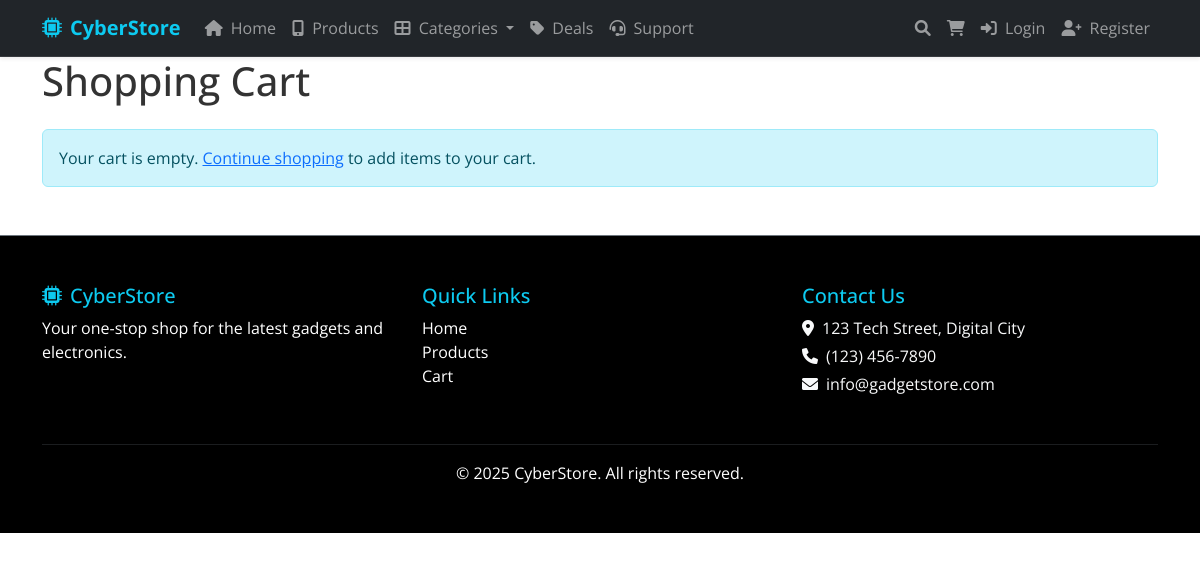
Before: /cart/ with the older database file.
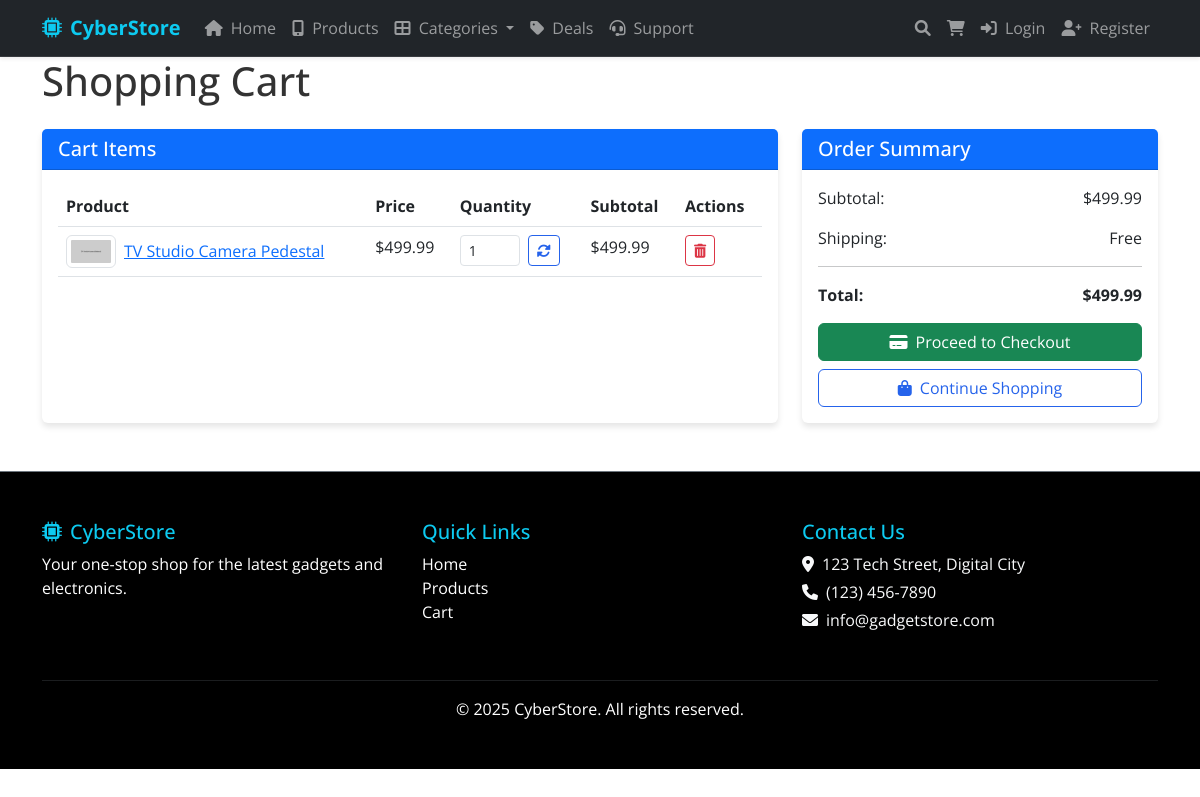
After: the same page with the newer database file.
### cart/models.py (models this page shows, shortened)
class CartItem(models.Model):
    cart = models.ForeignKey(Cart, related_name='items', on_delete=models.CASCADE)
    product = models.ForeignKey(Product, on_delete=models.CASCADE)
    quantity = models.PositiveIntegerField(default=1)
    def get_cost(self):
        return self.product.price * self.quantity

### products/models.py (models this page shows, shortened)
class Product(models.Model):
    category = models.ForeignKey(Category, on_delete=models.CASCADE)
    name = models.CharField(max_length=200)
    slug = models.SlugField(max_length=200, unique=True)
    image = models.ImageField(upload_to='products/')
    description = models.TextField()
    brand = models.CharField(max_length=100, blank=True)
    price = models.DecimalField(max_digits=10, decimal_places=2)
    discount_percentage = models.FloatField(default=0.0)
    rating = models.FloatField(default=0.0)
    rating_count = models.PositiveIntegerField(default=0)
    availability_status = models.CharField(max_length=100, blank=True)
    stock = models.PositiveIntegerField(default=1)
    tags = models.CharField(max_length=300, blank=True)
    warranty_information = models.TextField(blank=True)
    shipping_information = models.TextField(blank=True)
    return_policy = models.TextField(blank=True)
    sku = models.CharField(max_length=100, blank=True)
    weight = models.FloatField(default=0.0)
    dimensions = models.CharField(max_length=100, blank=True)
    thumbnail_url = models.URLField(blank=True)
    is_featured = models.BooleanField(default=False)
    created = models.DateTimeField(auto_now_add=True)
    updated = models.DateTimeField(auto_now=True)
    class Meta:
        ordering = ['-created']

### cart/views.py (the view)
# urls.py: path('', views.cart_detail, name='cart_detail'),
def cart_detail(request):
    cart = _get_cart(request)
    cart_items = cart.items.all()
    total = cart.get_total_price()
    return render(request, 'cart/cart_detail.html', {
        'cart_items': cart_items,
        'total': total
    })

### cart/context_processors.py (called while the page is built)
def cart_count(request):
    cart = request.session.get('cart', {})
    return {
        'cart_count': sum(item['quantity'] for item in cart.values())
    }

### cart/models.py (called while the page is built)
    def get_total_price(self):
        return sum(item.get_cost() for item in self.items.all())

### cart/views.py (called while the page is built)
def _get_cart(request):
    if request.user.is_authenticated:
        cart, created = Cart.objects.get_or_create(user=request.user)
    else:
        session_id = request.session.session_key
        if not session_id:
            request.session.create()
            session_id = request.session.session_key
        cart, created = Cart.objects.get_or_create(session_id=session_id)
    return cart

### products/context_processor.py (called while the page is built)
def categories_processor(request):
    return {
        'categories': Category.objects.all()
    }

### templates/cart/cart_detail.html (shortened to what this page needs)
{% extends 'base.html' %}
{% block content %}
<div class="container">
    <h1 class="mb-4">Shopping Cart</h1>
    {% if cart_items %}
        <div class="row">
            <div class="col-md-8">
                <div class="card">
                    <div class="card-header bg-primary text-white">
                        <h5 class="mb-0">Cart Items</h5>
                    </div>
                    <div class="card-body">
                        <div class="table-responsive">
                            <table class="table table-hover">
                                <thead>
                                    <tr>
                                        <th>Product</th>
                                        <th>Price</th>
                                        <th>Quantity</th>
                                        <th>Subtotal</th>
                                        <th>Actions</th>
                                    </tr>
                                </thead>
                                <tbody>
                                    {% for item in cart_items %}
                                        <tr>
                                            <td>
                                                <div class="d-flex align-items-center">
                                                    <img src="{{ item.product.image.url }}" alt="{{ item.product.name }}" class="img-thumbnail me-2" style="width: 50px;">
                                                    <a href="{% url 'product_detail' item.product.slug %}">{{ item.product.name }}</a>
                                                </div>
                                            </td>
                                            <td>${{ item.product.price }}</td>
                                            <td>
                                                <form action="{% url 'update_cart' item.id %}" method="post" class="d-flex align-items-center">
                                                    <input type="number" name="quantity" value="{{ item.quantity }}" min="1" max="{{ item.product.stock }}" class="form-control form-control-sm" style="width: 60px;">
                                                    <button type="submit" class="btn btn-sm btn-outline-primary ms-2">
                                                        <i class="fas fa-sync-alt"></i>
                                                    </button>
                                                </form>
                                            </td>
                                            <td>${{ item.get_cost }}</td>
                                            <td>
                                                <a href="{% url 'remove_from_cart' item.id %}" class="btn btn-sm btn-outline-danger">
                                                    <i class="fas fa-trash-alt"></i>
                                                </a>
                                            </td>
                                        </tr>
                                    {% endfor %}
                                </tbody>
                            </table>
                        </div>
                    </div>
                </div>
            </div>
            <div class="col-md-4">
                <div class="card">
                    <div class="card-header bg-primary text-white">
                        <h5 class="mb-0">Order Summary</h5>
                    </div>
                    <div class="card-body">
                        <div class="d-flex justify-content-between mb-3">
                            <span>Subtotal:</span>
                            <span>${{ total }}</span>
                        </div>
                        <div class="d-flex justify-content-between mb-3">
                            <span>Shipping:</span>
                            <span>Free</span>
                        </div>
                        <hr>
                        <div class="d-flex justify-content-between mb-3 fw-bold">
                            <span>Total:</span>
                            <span>${{ total }}</span>
                        </div>
                        <a href="{% url 'checkout' %}" class="btn btn-success w-100">
                            <i class="fas fa-credit-card me-2"></i>Proceed to Checkout
                        </a>
                        <a href="{% url 'product_list' %}" class="btn btn-outline-primary w-100 mt-2">
                            <i class="fas fa-shopping-bag me-2"></i>Continue Shopping
                        </a>
                    </div>
                </div>
            </div>
        </div>
    {% else %}
        <div class="alert alert-info">
            Your cart is empty. <a href="{% url 'product_list' %}">Continue shopping</a> to add items to your cart.
        </div>
    {% endif %}
</div>
{% endblock %}

### templates/base.html (shortened to what this page needs)
<!DOCTYPE html>
<html lang="en">
<head>
    <link href="https://cdn.jsdelivr.net/npm/bootstrap@5.3.0/dist/css/bootstrap.min.css" rel="stylesheet">
    <link rel="stylesheet" href="https://cdnjs.cloudflare.com/ajax/libs/font-awesome/6.0.0/css/all.min.css">
    <link rel="stylesheet" href="/static/css/style.css">
</head>
<body>
    <nav class="navbar navbar-expand-lg navbar-dark bg-dark sticky-top shadow-sm" style="backdrop-filter: blur(10px); border-bottom: 1px solid rgba(255,255,255,0.1);">
    <div class="container">
        <a class="navbar-brand d-flex align-items-center text-info fw-bold" href="{% url 'home' %}">
            <i class="fas fa-microchip me-2"></i>
            CyberStore
        </a>
        <div class="collapse navbar-collapse" id="navbarContent">
            <ul class="navbar-nav me-auto mb-2 mb-lg-0">
                <li class="nav-item">
                    <a class="nav-link" href="{% url 'home' %}"><i class="fas fa-home me-1"></i> Home</a>
                </li>
                <li class="nav-item">
                    <a class="nav-link" href="{% url 'product_list' %}"><i class="fas fa-mobile-alt me-1"></i> Products</a>
                </li>
                <li class="nav-item dropdown">
                    <a class="nav-link dropdown-toggle" href="#" id="navbarDropdown" role="button" data-bs-toggle="dropdown">
                        <i class="fas fa-th-large me-1"></i> Categories
                    </a>
                </li>
                <li class="nav-item">
                    <a class="nav-link" href="#"><i class="fas fa-tag me-1"></i> Deals</a>
                </li>
                <li class="nav-item">
                    <a class="nav-link" href="#"><i class="fas fa-headset me-1"></i> Support</a>
                </li>
            </ul>
            <ul class="navbar-nav ms-auto mb-2 mb-lg-0">
                <li class="nav-item">
                    <a class="nav-link" href="#" data-bs-toggle="modal" data-bs-target="#searchModal">
                        <i class="fas fa-search"></i>
                    </a>
                </li>
                <li class="nav-item">
                    <a class="nav-link" href="{% url 'cart_detail' %}">
                        <i class="fas fa-shopping-cart"></i>
                    </a>
                </li>
                {% if user.is_authenticated %}
                    <li class="nav-item dropdown">
                        <a class="nav-link dropdown-toggle" href="#" id="userDropdown" data-bs-toggle="dropdown">
                            <i class="fas fa-user-astronaut me-1"></i> {{ user.username }}
                        </a>
                        <ul class="dropdown-menu dropdown-menu-end dropdown-menu-dark">
                            <li><a class="dropdown-item" href="{% url 'profile' %}"><i class="fas fa-user me-2"></i> Profile</a></li>
                            <li><a class="dropdown-item" href="{% url 'wishlist' %}"><i class="far fa-heart me-2"></i> Wishlist</a></li>
                            <li><a class="dropdown-item" href="{% url 'order_history' %}"><i class="fas fa-box me-2"></i> Orders</a></li>
                            <li><hr class="dropdown-divider"></li>
                            <li><a class="dropdown-item" href="{% url 'logout' %}"><i class="fas fa-sign-out-alt me-2"></i> Logout</a></li>
                        </ul>
                    </li>
                {% else %}
                    <li class="nav-item">
                        <a class="nav-link" href="{% url 'login' %}"><i class="fas fa-sign-in-alt me-1"></i> Login</a>
                    </li>
                    <li class="nav-item">
                        <a class="nav-link" href="{% url 'register' %}"><i class="fas fa-user-plus me-1"></i> Register</a>
                    </li>
                {% endif %}
            </ul>
        </div>
    </div>
</nav>
    <main>
        {% block content %}{% endblock %}
    </main>
    <footer class="bg-black text-light py-5 mt-5 border-top border-secondary">
        <div class="container">
            <div class="row">
                <div class="col-md-4 mb-3">
                    <h5 class="text-info"><i class="fas fa-microchip me-2"></i>CyberStore</h5>
                    <p class="text-white">Your one-stop shop for the latest gadgets and electronics.</p>
                </div>
                <div class="col-md-4 mb-3">
                    <h5 class="text-info">Quick Links</h5>
                    <ul class="list-unstyled">
                        <li><a href="{% url 'home' %}" class="text-white text-decoration-none">Home</a></li>
                        <li><a href="{% url 'product_list' %}" class="text-white text-decoration-none">Products</a></li>
                        <li><a href="{% url 'cart_detail' %}" class="text-white text-decoration-none">Cart</a></li>
                    </ul>
                </div>
                <div class="col-md-4 mb-3">
                    <h5 class="text-info">Contact Us</h5>
                    <p class="mb-1"><i class="fas fa-map-marker-alt me-2"></i>123 Tech Street, Digital City</p>
                    <p class="mb-1"><i class="fas fa-phone me-2"></i>(123) 456-7890</p>
                    <p><i class="fas fa-envelope me-2"></i>info@gadgetstore.com</p>
                </div>
            </div>
            <hr class="border-secondary">
            <div class="text-center text-white">
                &copy; 2025 CyberStore. All rights reserved.
            </div>
        </div>
    </footer>
</body>
</html>

### static/css/style.css (style rules this page uses)
body { font-family: 'Open Sans', sans-serif; color: #333; }
.btn { transition: all 0.3s ease; }
.btn-outline-primary { color: #007bff; border-color: #007bff; }
footer { margin-top: 50px; }
.fade-in { animation: fadeIn 0.5s ease-in; }
:root { --primary-color: #2563eb; --secondary-color: #0f172a; --accent-color: #06b6d4; }
.card { transition: transform 0.3s, box-shadow 0.3s; height: 100%; border: none; box-shadow: 0 4px 6px rgba(0,0,0,0.1); }
.btn-outline-primary { color: var(--primary-color); border-color: var(--primary-color); }

Changed rows visible on the page:
added CartItem: product.image (picture), product.name "TV Studio Camera Pedestal", product.price "499.99", quantity "1", get_cost "499.99"
Other visible differences:
{{ total }}: (not shown) → "499.99"
text no longer shown: "Your cart is empty. Continue shopping to add items to your cart."
text now shown: "Cart Items Product Price Quantity Subtotal Actions Order Summary Subtotal: $ Shipping: Free Total: $ Proceed to Checkout Continue Shopping"
